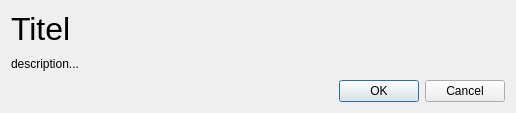
<?xml version="1.0" encoding="UTF-8"?>
<ui version="4.0">
 <class>Dialog</class>
 <widget class="QDialog" name="Dialog">
  <property name="geometry">
   <rect>
    <x>0</x>
    <y>0</y>
    <width>516</width>
    <height>113</height>
   </rect>
  </property>
  <property name="windowTitle">
   <string>Dialog</string>
  </property>
  <layout class="QVBoxLayout" name="verticalLayout">
   <item>
    <widget class="QLabel" name="messageTitel">
     <property name="sizePolicy">
      <sizepolicy hsizetype="Preferred" vsizetype="Preferred">
       <horstretch>0</horstretch>
       <verstretch>0</verstretch>
      </sizepolicy>
     </property>
     <property name="font">
      <font>
       <pointsize>24</pointsize>
      </font>
     </property>
     <property name="text">
      <string>Titel</string>
     </property>
    </widget>
   </item>
   <item>
    <widget class="QLabel" name="messageDescription">
     <property name="sizePolicy">
      <sizepolicy hsizetype="Preferred" vsizetype="Expanding">
       <horstretch>0</horstretch>
       <verstretch>0</verstretch>
      </sizepolicy>
     </property>
     <property name="text">
      <string>description...</string>
     </property>
    </widget>
   </item>
   <item>
    <widget class="QDialogButtonBox" name="buttonBox">
     <property name="orientation">
      <enum>Qt::Orientation::Horizontal</enum>
     </property>
     <property name="standardButtons">
      <set>QDialogButtonBox::StandardButton::Cancel|QDialogButtonBox::StandardButton::Ok</set>
     </property>
    </widget>
   </item>
  </layout>
 </widget>
 <resources/>
 <connections>
  <connection>
   <sender>buttonBox</sender>
   <signal>accepted()</signal>
   <receiver>Dialog</receiver>
   <slot>accept()</slot>
   <hints>
    <hint type="sourcelabel">
     <x>248</x>
     <y>254</y>
    </hint>
    <hint type="destinationlabel">
     <x>157</x>
     <y>274</y>
    </hint>
   </hints>
  </connection>
  <connection>
   <sender>buttonBox</sender>
   <signal>rejected()</signal>
   <receiver>Dialog</receiver>
   <slot>reject()</slot>
   <hints>
    <hint type="sourcelabel">
     <x>316</x>
     <y>260</y>
    </hint>
    <hint type="destinationlabel">
     <x>286</x>
     <y>274</y>
    </hint>
   </hints>
  </connection>
 </connections>
</ui>
